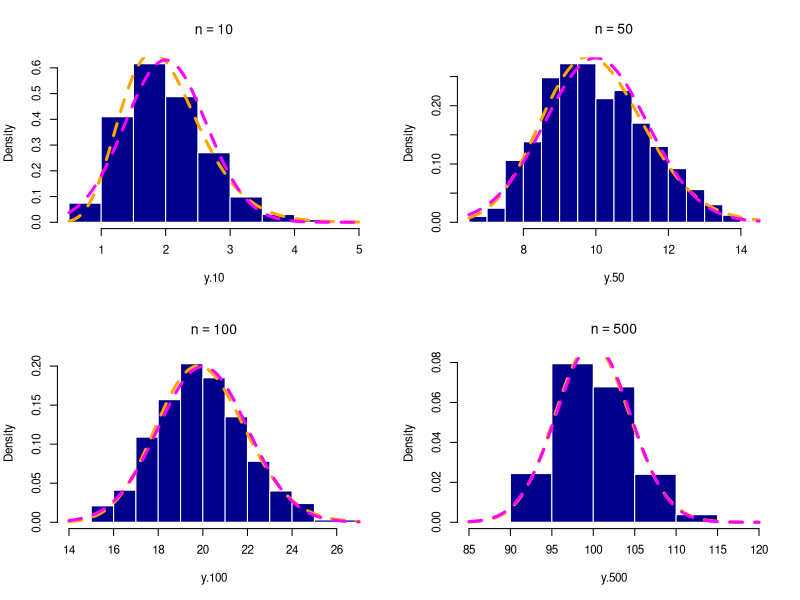
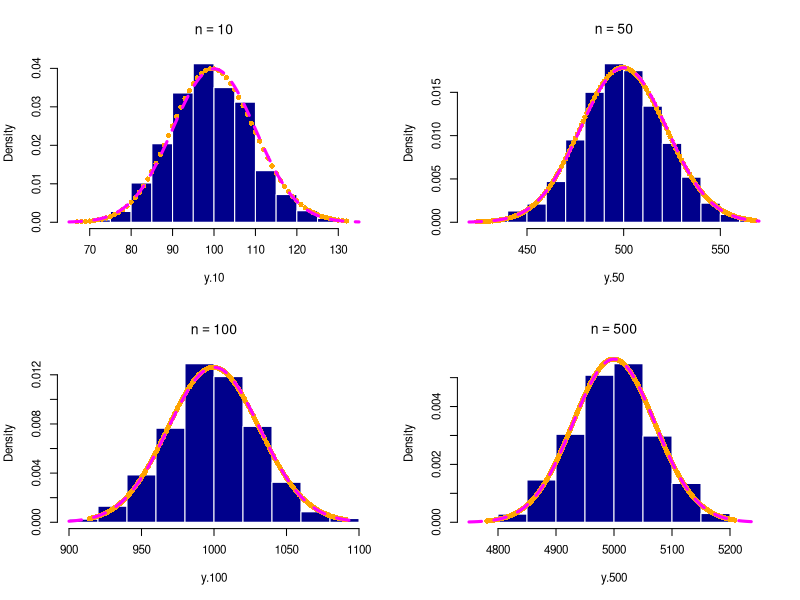
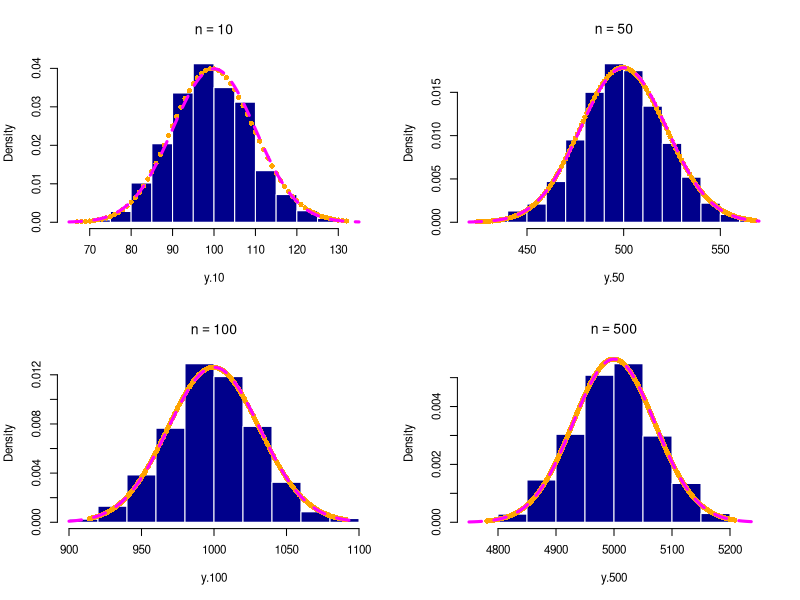

Generate these figures, in order, with R: (Note: this script raises an error after producing the figures.)
## Laboratorio 10 -------

# Teo de limite central
# X1, ... , X_n ~ Exp(nu)

set.seed(1113)
y.10 = vector("numeric")
y.50 = vector("numeric")
y.100 = vector("numeric")
y.500 = vector("numeric")
rep = 1000
nu = 5

for(i in 1:rep){
  # Muestra de 10
  x = rexp(n=10, rate=nu)
  y.10[i] = sum(x)
  
  # Muestra de 50
  x = rexp(n=50, rate=nu)
  y.50[i] = sum(x)
  
  # Muestra de 100
  x = rexp(n=100, rate=nu)
  y.100[i] = sum(x)
  
  # Muestra de 500
  x = rexp(n=500, rate=nu)
  y.500[i] = sum(x)
}

par(mfrow=c(2,2), cex=0.7)
mu = 1 / nu
sigma = 1 / nu

n = 10
hist(y.10, freq=F, main=expression(n==10), col="darkblue", border="white")
curve(dgamma(x, shape=n, rate=nu), lwd=3, col="orange", lty=2, add=T)
curve(dnorm(x, mean=n*mu, sd=sqrt(n) * sigma), lwd=3, col="magenta", lty=2, add=T)

n = 50
hist(y.50, freq=F, main=expression(n==50), col="darkblue", border="white")
curve(dgamma(x, shape=n, rate=nu), lwd=3, col="orange", lty=2, add=T)
curve(dnorm(x, mean=n*mu, sd=sqrt(n) * sigma), lwd=3, col="magenta", lty=2, add=T)

n = 100
hist(y.100, freq=F, main=expression(n==100), col="darkblue", border="white")
curve(dgamma(x, shape=n, rate=nu), lwd=3, col="orange", lty=2, add=T)
curve(dnorm(x, mean=n*mu, sd=sqrt(n) * sigma), lwd=3, col="magenta", lty=2, add=T)

n = 500
hist(y.500, freq=F, main=expression(n==500), col="darkblue", border="white")
curve(dgamma(x, shape=n, rate=nu), lwd=3, col="orange", lty=2, add=T)
curve(dnorm(x, mean=n*mu, sd=sqrt(n) * sigma), lwd=3, col="magenta", lty=2, add=T)


set.seed(1113)
y.10 = vector("numeric")
y.50 = vector("numeric")
y.100 = vector("numeric")
y.500 = vector("numeric")
rep = 1000
lambda = 10

for(i in 1:rep){
  # Muestra de 10
  x = rpois(n=10, lambda=lambda)
  y.10[i] = sum(x)
  
  # Muestra de 50
  x = rpois(n=50, lambda=lambda)
  y.50[i] = sum(x)
  
  # Muestra de 100
  x = rpois(n=100, lambda=lambda)
  y.100[i] = sum(x)
  
  # Muestra de 500
  x = rpois(n=500, lambda=lambda)
  y.500[i] = sum(x)
}

par(mfrow=c(2,2), cex=0.7)
mu = lambda
sigma = sqrt(lambda)

n = 10
hist(y.10, freq=F, main=expression(n==10), col="darkblue", border="white")
x = seq(from=min(y.10), to=max(y.10))
points(x, dpois(x, lambda=n*lambda), lwd=10, pch=16, col="orange")
curve(dnorm(x, mean=n*mu, sd=sqrt(n) * sigma), lwd=3, col="magenta", lty=2, add=T)

n = 50
hist(y.50, freq=F, main=expression(n==50), col="darkblue", border="white")
x = seq(from=min(y.50), to=max(y.50))
points(x, dpois(x, lambda=n*lambda), lwd=10, pch=16, col="orange")
curve(dnorm(x, mean=n*mu, sd=sqrt(n) * sigma), lwd=3, col="magenta", lty=2, add=T)

n = 100
hist(y.100, freq=F, main=expression(n==100), col="darkblue", border="white")
x = seq(from=min(y.100), to=max(y.100))
points(x, dpois(x, lambda=n*lambda), lwd=10, pch=16, col="orange")
curve(dnorm(x, mean=n*mu, sd=sqrt(n) * sigma), lwd=3, col="magenta", lty=2, add=T)

n = 500
hist(y.500, freq=F, main=expression(n==500), col="darkblue", border="white")
x = seq(from=min(y.500), to=max(y.500))
points(x, dpois(x, lambda=n*lambda), lwd=10, pch=16, col="orange")
curve(dnorm(x, mean=n*mu, sd=sqrt(n) * sigma), lwd=3, col="magenta", lty=2, add=T)


set.seed(1113)
y.10 = vector("numeric")
y.50 = vector("numeric")
y.100 = vector("numeric")
y.500 = vector("numeric")
rep = 1000
lambda = 10

for(i in 1:rep){
  # Muestra de 10
  x = rpois(n=10, lambda=lambda)
  y.10[i] = sum(x)
  
  # Muestra de 50
  x = rpois(n=50, lambda=lambda)
  y.50[i] = sum(x)
  
  # Muestra de 100
  x = rpois(n=100, lambda=lambda)
  y.100[i] = sum(x)
  
  # Muestra de 500
  x = rpois(n=500, lambda=lambda)
  y.500[i] = sum(x)
}

par(mfrow=c(2,2), cex=0.7)
mu = lambda
sigma = sqrt(lambda)

n = 10
hist(y.10, freq=F, main=expression(n==10), col="darkblue", border="white")
x = seq(from=min(y.10), to=max(y.10))
points(x, dpois(x, lambda=n*lambda), lwd=10, pch=16, col="orange")
curve(dnorm(x, mean=n*mu, sd=sqrt(n) * sigma), lwd=3, col="magenta", lty=2, add=T)

n = 50
hist(y.50, freq=F, main=expression(n==50), col="darkblue", border="white")
x = seq(from=min(y.50), to=max(y.50))
points(x, dpois(x, lambda=n*lambda), lwd=10, pch=16, col="orange")
curve(dnorm(x, mean=n*mu, sd=sqrt(n) * sigma), lwd=3, col="magenta", lty=2, add=T)

n = 100
hist(y.100, freq=F, main=expression(n==100), col="darkblue", border="white")
x = seq(from=min(y.100), to=max(y.100))
points(x, dpois(x, lambda=n*lambda), lwd=10, pch=16, col="orange")
curve(dnorm(x, mean=n*mu, sd=sqrt(n) * sigma), lwd=3, col="magenta", lty=2, add=T)

n = 500
hist(y.500, freq=F, main=expression(n==500), col="darkblue", border="white")
x = seq(from=min(y.500), to=max(y.500))
points(x, dpois(x, lambda=n*lambda), lwd=10, pch=16, col="orange")
curve(dnorm(x, mean=n*mu, sd=sqrt(n) * sigma), lwd=3, col="magenta", lty=2, add=T)


## Estadisticos de orden ----
set.seed(1113)
n = 100
nu = 3
y = vector("numeric")

rep = 1000
for(i in 1:rep){
  x = rexp(n=n, rate=nu)
  y[i] = min(x)
}

par(mfrow(1, 1))
hist(y, freq=F, col="darkblue", border="white")
curve(dexp(x, rate=n*nu), col="orange", lty=2, lwd=3, add=T)



